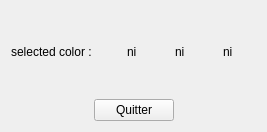
<?xml version="1.0" encoding="UTF-8"?>
<ui version="4.0">
 <class>MainWindow</class>
 <widget class="QMainWindow" name="MainWindow">
  <property name="geometry">
   <rect>
    <x>0</x>
    <y>0</y>
    <width>267</width>
    <height>132</height>
   </rect>
  </property>
  <property name="windowTitle">
   <string>MainWindow</string>
  </property>
  <widget class="QWidget" name="centralWidget">
   <layout class="QVBoxLayout" name="verticalLayout_2">
    <item>
     <layout class="QHBoxLayout" name="horizontalLayout">
      <item>
       <widget class="QLabel" name="label">
        <property name="maximumSize">
         <size>
          <width>110</width>
          <height>16777215</height>
         </size>
        </property>
        <property name="text">
         <string>selected color : </string>
        </property>
       </widget>
      </item>
      <item>
       <widget class="QLabel" name="label_selected_color">
        <property name="text">
         <string>ni	ni	ni</string>
        </property>
       </widget>
      </item>
     </layout>
    </item>
    <item>
     <layout class="QHBoxLayout" name="horizontalLayout_2">
      <item>
       <spacer name="horizontalSpacer">
        <property name="orientation">
         <enum>Qt::Horizontal</enum>
        </property>
        <property name="sizeHint" stdset="0">
         <size>
          <width>40</width>
          <height>20</height>
         </size>
        </property>
       </spacer>
      </item>
      <item>
       <widget class="QPushButton" name="btn_quit">
        <property name="text">
         <string>Quitter</string>
        </property>
       </widget>
      </item>
      <item>
       <spacer name="horizontalSpacer_2">
        <property name="orientation">
         <enum>Qt::Horizontal</enum>
        </property>
        <property name="sizeHint" stdset="0">
         <size>
          <width>40</width>
          <height>20</height>
         </size>
        </property>
       </spacer>
      </item>
     </layout>
    </item>
   </layout>
  </widget>
  <widget class="QMenuBar" name="menuBar">
   <property name="geometry">
    <rect>
     <x>0</x>
     <y>0</y>
     <width>267</width>
     <height>25</height>
    </rect>
   </property>
  </widget>
 </widget>
 <layoutdefault spacing="6" margin="11"/>
 <resources/>
 <connections/>
</ui>
